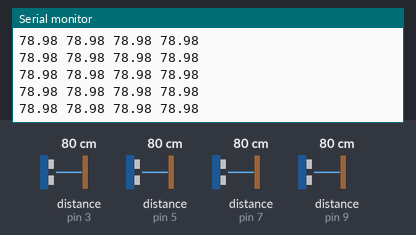
A sketch run on a simulated Arduino Uno, built with avr-gcc and run on an emulated ATmega328P. Parts: the last lines printed to the serial monitor. Wiring (inferred from the names in the program): 4 × ultrasonic range finder: trigger pin 2, echo pin 3 / trigger pin 4, echo pin 5 / trigger pin 6, echo pin 7 / trigger pin 8, echo pin 9. The test bench sets the inputs (shaded band); at power-on: distance to the obstacle (sensors on pin 3, pin 5, pin 7, pin 9) 80 cm. The echo pulse lasts 58.3 µs per cm.

Above: at 1.2 s.
1.3 s: distance to the obstacle (sensor on pin 3) set to 4 cm
At 1.34 s:
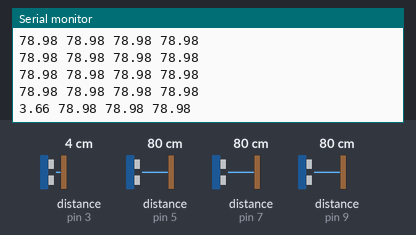
4.3 s: distance to the obstacle (sensor on pin 5) set to 250 cm
At 4.47 s:
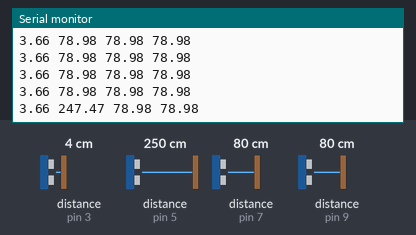
7.3 s: distance to the obstacle (sensor on pin 3) set to 9 cm
At 7.38 s:
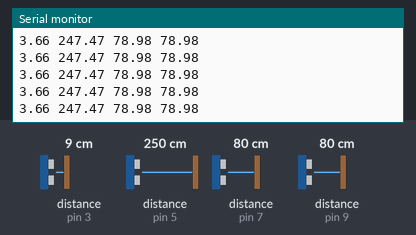
10.3 s: distance to the obstacle (sensor on pin 7) set to 2 cm
At 10.3 s:
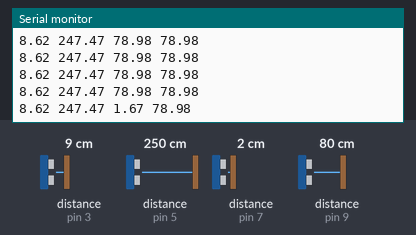
11.8 s: distance to the obstacle (sensor on pin 9) set to 2 cm
At 11.85 s:
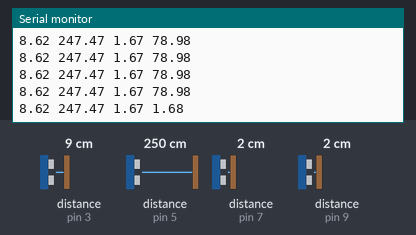
13.3 s: distance to the obstacle (sensor on pin 5) set to 2 cm
At 13.34 s:
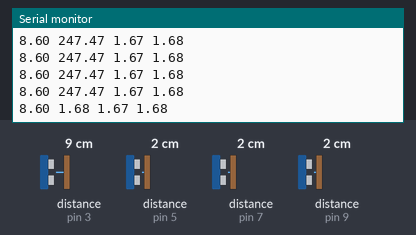
Timing chart, 0 to 15.8 s (numbered marks = the images above; inputs shaded):
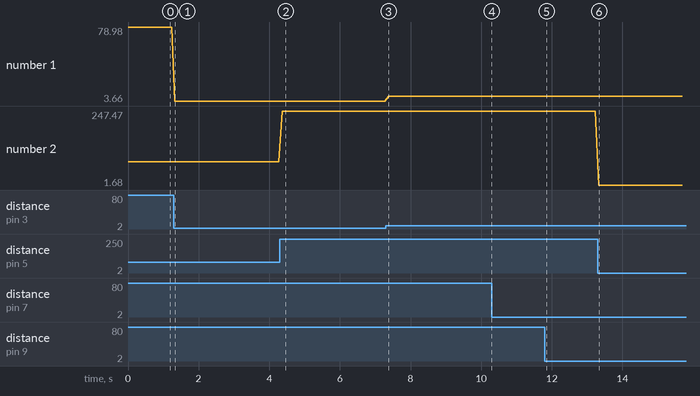

The sketch:

UltraRead.ino
```cpp
const int trigPin1=2;
const int echoPin1=3;
const int trigPin2=4;
const int echoPin2=5;
const int trigPin3=6;
const int echoPin3=7;
const int trigPin4=8;
const int echoPin4=9;
long duration1;
float distance1;
long duration2;
float distance2;
long duration3;
float distance3;
long duration4;
float distance4;
void setup() {
  pinMode(trigPin1, OUTPUT); // Sets the trigPin as an Output
  pinMode(echoPin1, INPUT); // Sets the echoPin as an Input
  pinMode(trigPin2, OUTPUT); // Sets the trigPin as an Output
  pinMode(echoPin2, INPUT); // Sets the echoPin as an Input
  pinMode(trigPin3, OUTPUT); // Sets the trigPin as an Output
  pinMode(echoPin3, INPUT); // Sets the echoPin as an Input
  pinMode(trigPin4, OUTPUT); // Sets the trigPin as an Output
  pinMode(echoPin4, INPUT); // Sets the echoPin as an Input
  Serial.begin(9600); // Starts the serial communication
}
void loop() {
  ultra1();
  Serial.print(" ");
  delay(10);
  ultra2();
  Serial.print(" ");
  delay(10);
  ultra3();
  Serial.print(" ");
  delay(10);
  ultra4();
  Serial.println("");
  delay(50);
}

void ultra1(){
  digitalWrite(trigPin1, LOW);
  delayMicroseconds(2);
  // Sets the trigPin on HIGH state for 10 micro seconds
  digitalWrite(trigPin1, HIGH);
  delayMicroseconds(10);
  digitalWrite(trigPin1, LOW);
  // Reads the echoPin, returns the sound wave travel time in microseconds
  duration1 = pulseIn(echoPin1, HIGH);
  // Calculating the distance
  distance1= duration1*0.034/2;
  // Prints the distance on the Serial Monitor
  Serial.print(distance1);
}

void ultra2(){
  digitalWrite(trigPin2, LOW);
  delayMicroseconds(2);
  // Sets the trigPin on HIGH state for 10 micro seconds
  digitalWrite(trigPin2, HIGH);
  delayMicroseconds(10);
  digitalWrite(trigPin2, LOW);
  // Reads the echoPin, returns the sound wave travel time in microseconds
  duration2 = pulseIn(echoPin2, HIGH);
  // Calculating the distance
  distance2= duration2*0.034/2;
  // Prints the distance on the Serial Monitor
  Serial.print(distance2);
}

void ultra3(){
  digitalWrite(trigPin3, LOW);
  delayMicroseconds(2);
  // Sets the trigPin on HIGH state for 10 micro seconds
  digitalWrite(trigPin3, HIGH);
  delayMicroseconds(10);
  digitalWrite(trigPin3, LOW);
  // Reads the echoPin, returns the sound wave travel time in microseconds
  duration3 = pulseIn(echoPin3, HIGH);
  // Calculating the distance
  distance3= duration3*0.034/2;
  // Prints the distance on the Serial Monitor
  Serial.print(distance3);
}

void ultra4(){
  digitalWrite(trigPin4, LOW);
  delayMicroseconds(2);
  // Sets the trigPin on HIGH state for 10 micro seconds
  digitalWrite(trigPin4, HIGH);
  delayMicroseconds(10);
  digitalWrite(trigPin4, LOW);
  // Reads the echoPin, returns the sound wave travel time in microseconds
  duration4 = pulseIn(echoPin4, HIGH);
  // Calculating the distance
  distance4= duration4*0.034/2;
  // Prints the distance on the Serial Monitor
  Serial.print(distance4);
}
```

Measured:
- after the input at 1.3 s, the serial monitor: prints a new line at once (image 1)
- after the input at 4.3 s, the serial monitor: prints a new line after 0.06 s (image 2)
- after the input at 11.8 s, the serial monitor: prints a new line after 0.05 s (image 5)
- after the input at 13.3 s, the serial monitor: prints a new line at once (image 6)
- plotted number 1: 78.98 → 3.66 after the input at 1.3 s, 3.66 → 8.62 after the input at 7.3 s
- plotted number 2: 78.98 → 247.47 after the input at 4.3 s
